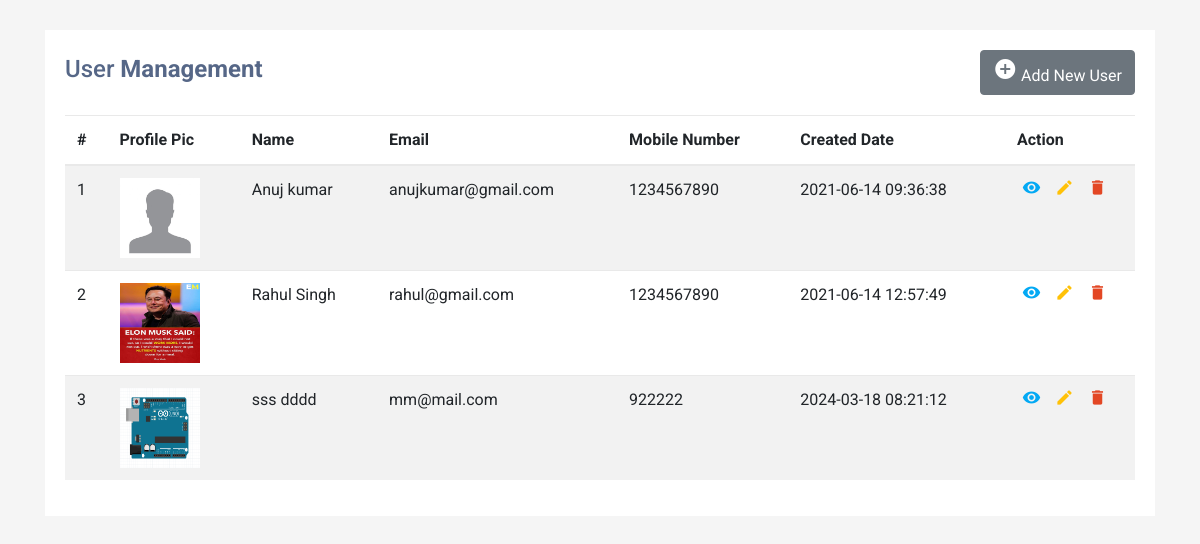
The page / on the database its author committed.
### tables this page shows
CREATE TABLE `tblusers` (
  `ID` int(10) NOT NULL,
  `FirstName` varchar(200) DEFAULT NULL,
  `LastName` varchar(200) DEFAULT NULL,
  `MobileNumber` bigint(10) DEFAULT NULL,
  `Email` varchar(200) DEFAULT NULL,
  `Address` mediumtext DEFAULT NULL,
  `ProfilePic` varchar(200) DEFAULT NULL,
  `CreationDate` timestamp NOT NULL DEFAULT current_timestamp() ON UPDATE current_timestamp()
);

### index.php (the view, shortened to what this page needs)
<?php
include('dbconnection.php');
?>
<!DOCTYPE html>
<html lang="en">
<head>
<link rel="stylesheet" href="https://stackpath.bootstrapcdn.com/bootstrap/4.5.0/css/bootstrap.min.css">
<link rel="stylesheet" href="https://maxcdn.bootstrapcdn.com/font-awesome/4.7.0/css/font-awesome.min.css">
</head>
<body>
<div class="container-xl">
    <div class="table-responsive">
        <div class="table-wrapper">
            <div class="table-title">
                <div class="row">
                    <div class="col-sm-5">
                        <h2>User <b>Management</b></h2>
                    </div>
                       <div class="col-sm-7" align="right">
                        <a href="insert.php" class="btn btn-secondary"><i class="material-icons">&#xE147;</i> <span>Add New User</span></a>
                    </div>
                </div>
            </div>
            <table class="table table-striped table-hover">
                <thead>
                    <tr>
                        <th>#</th>
                        <th>Profile Pic</th>
                        <th>Name</th>
                        <th>Email</th>
                        <th>Mobile Number</th>
                        <th>Created Date</th>
                        <th>Action</th>
                    </tr>
                </thead>
                <tbody>
                     <?php
$ret=mysqli_query($con,"select * from tblusers");
$cnt=1;
$row=mysqli_num_rows($ret);
if($row>0){
while ($row=mysqli_fetch_array($ret)) {
?>
                    <tr>
                        <td><?php echo $cnt;?></td>
                        <td><img src="profilepics/<?php  echo $row['ProfilePic'];?>" width="80" height="80"></td>
                        <td><?php  echo $row['FirstName'];?> <?php  echo $row['LastName'];?></td>
                        <td><?php  echo $row['Email'];?></td>
                        <td><?php  echo $row['MobileNumber'];?></td>
                        <td> <?php  echo $row['CreationDate'];?></td>
                        <td>
  <a href="read.php?viewid=<?php echo htmlentities ($row['ID']);?>" class="view" title="View" data-toggle="tooltip"><i class="material-icons">&#xE417;</i></a>
                            <a href="edit.php?editid=<?php echo htmlentities ($row['ID']);?>" class="edit" title="Edit" data-toggle="tooltip"><i class="material-icons">&#xE254;</i></a>
                            <a href="index.php?delid=<?php echo ($row['ID']);?>&&ppic=<?php echo $row['ProfilePic'];?>" class="delete" title="Delete" data-toggle="tooltip" onclick="return confirm('Do you really want to Delete ?');"><i class="material-icons">&#xE872;</i></a>
                        </td>
                    </tr>
                    <?php
$cnt=$cnt+1;
} } else {?>
<tr>
    <th style="text-align:center; color:red;" colspan="6">No Record Found</th>
</tr>
<?php } ?>
                </tbody>
            </table>
        </div>
    </div>
</div>
</body>
</html>

### index.php (style rules this page uses)
body { color: #566787; background: #f5f5f5; font-family: 'Roboto', sans-serif; }
.table-responsive { margin: 30px 0; }
.table-wrapper { min-width: 1000px; background: #fff; padding: 20px; box-shadow: 0 1px 1px rgba(0,0,0,.05); }
.table-title { font-size: 15px; padding-bottom: 10px; margin: 0 0 10px; min-height: 45px; }
.table-title h2 { margin: 5px 0 0; font-size: 24px; }
table.table tr th, table.table tr td { border-color: #e9e9e9; }
table.table td:last-child { width: 130px; }
table.table td a { color: #a0a5b1; display: inline-block; margin: 0 5px; }
table.table td a.view { color: #03A9F4; }
table.table td a.edit { color: #FFC107; }
table.table td a.delete { color: #E34724; }
table.table td i { font-size: 19px; }

### rows shown on the page
tblusers: ProfilePic (picture), FirstName "Anuj", LastName "kumar", Email "anujkumar@gmail.com", MobileNumber "1234567890", CreationDate "2021-06-14 09:36:38"
tblusers: ProfilePic (picture), FirstName "Rahul", LastName "Singh", Email "rahul@gmail.com", MobileNumber "1234567890", CreationDate "2021-06-14 12:57:49"
tblusers: ProfilePic (picture), FirstName "sss", LastName "dddd", Email "mm@mail.com", MobileNumber "922222", CreationDate "2024-03-18 08:21:12"
